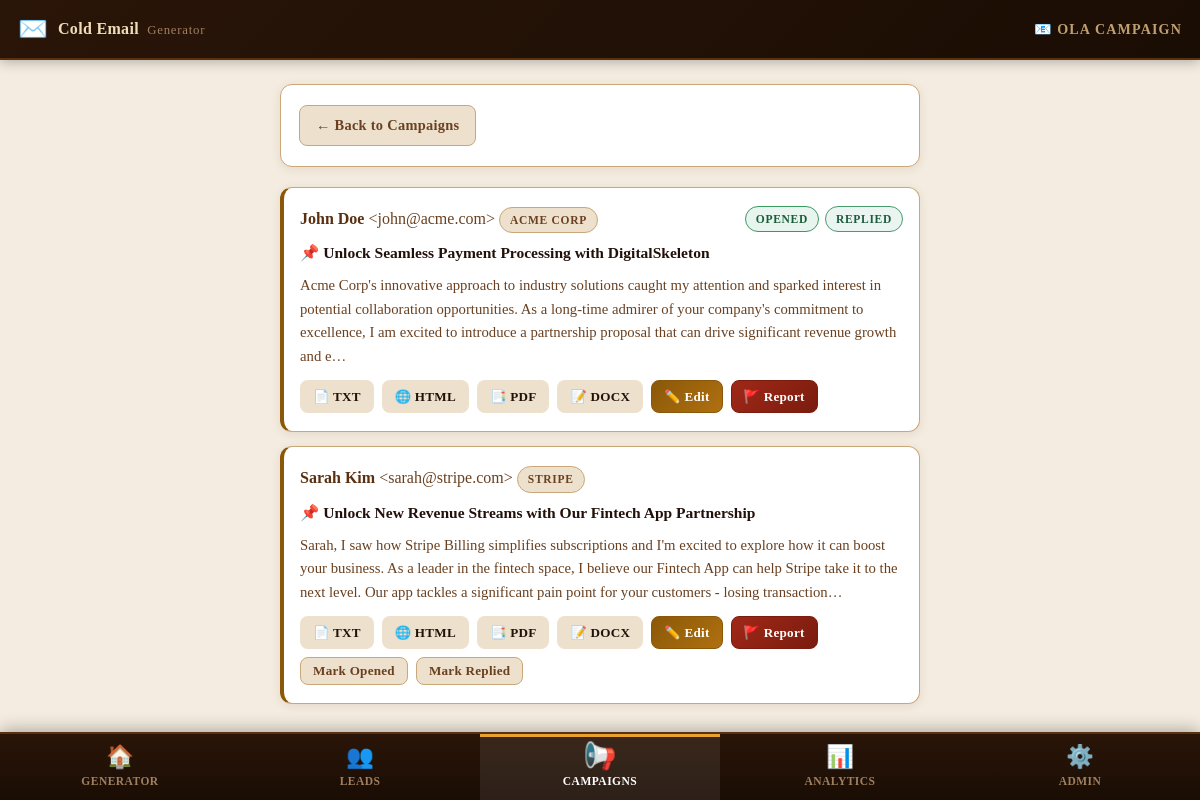
Page /campaigns/1/emails on the earlier database version.
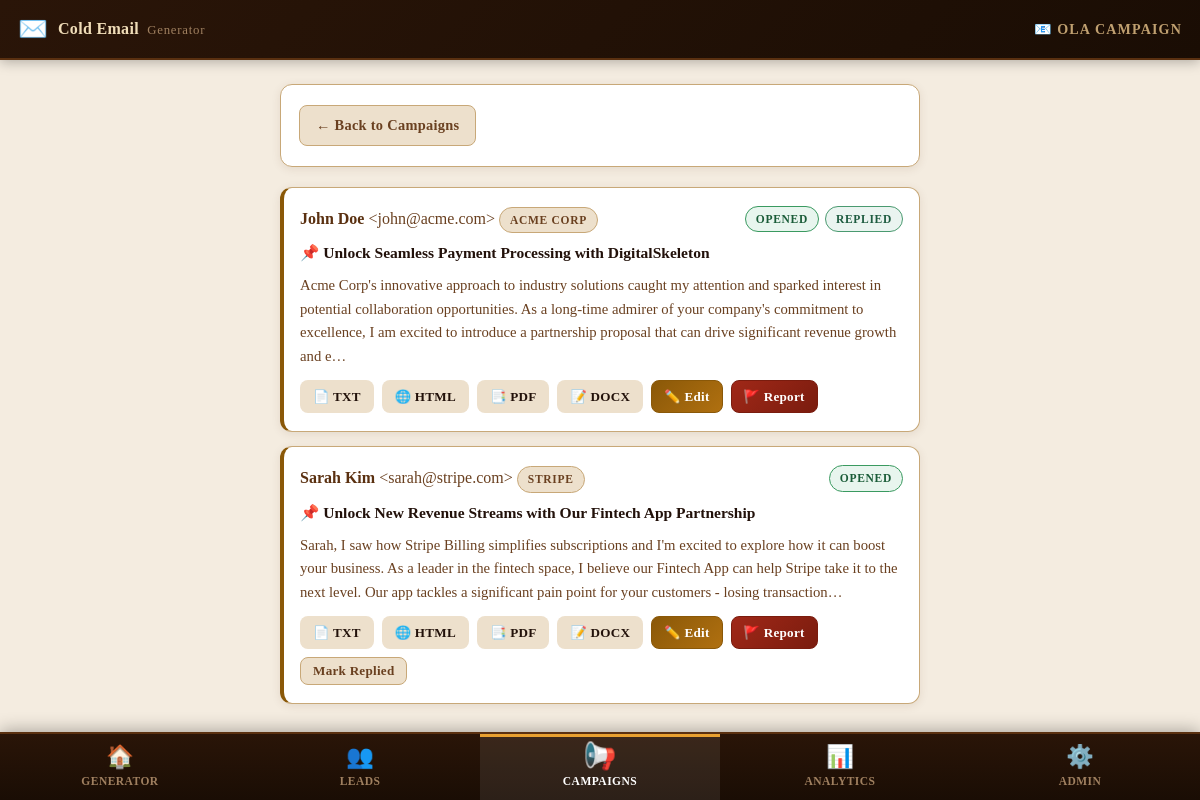
Same page on the later database version.
### tables this page shows
CREATE TABLE emails (
            id          INTEGER PRIMARY KEY AUTOINCREMENT,
            campaign_id INTEGER REFERENCES campaigns(id),
            lead_id     INTEGER REFERENCES leads(id),
            subject     TEXT,
            body        TEXT,
            opened      INTEGER DEFAULT 0,
            replied     INTEGER DEFAULT 0,
            created_at  DATETIME DEFAULT CURRENT_TIMESTAMP
        );

CREATE TABLE leads (
            id       INTEGER PRIMARY KEY AUTOINCREMENT,
            name     TEXT,
            email    TEXT UNIQUE,
            company  TEXT,
            website  TEXT,
            created_at DATETIME DEFAULT CURRENT_TIMESTAMP
        );

### app.py (the view)
@app.route('/campaigns/<int:campaign_id>/emails')
def campaign_emails(campaign_id):
    db = get_db()
    campaign = db.execute('SELECT * FROM campaigns WHERE id = ?', (campaign_id,)).fetchone()
    if not campaign:
        flash('Campaign not found.', 'error')
        return redirect(url_for('campaigns'))
    emails = db.execute(
        'SELECT e.*, l.name as lead_name, l.email as lead_email, l.company '
        'FROM emails e LEFT JOIN leads l ON e.lead_id = l.id '
        'WHERE e.campaign_id = ? ORDER BY e.created_at DESC',
        (campaign_id,)
    ).fetchall()
    return render_template('campaign_emails.html', campaign=campaign, emails=emails)

### models/db.py (called while the page is built)
def get_db():
    if 'db' not in g:
        g.db = sqlite3.connect(
            config.DATABASE_PATH,
            detect_types=sqlite3.PARSE_DECLTYPES
        )
        g.db.row_factory = sqlite3.Row
        g.db.execute('PRAGMA journal_mode=WAL')
        g.db.execute('PRAGMA foreign_keys=ON')
    return g.db

### templates/campaign_emails.html (shortened to what this page needs)
{% extends "base.html" %}
{% block page_title %}📧 {{ campaign.name }}{% endblock %}
{% block content %}
<div class="card mb-4">
  <a href="/campaigns" class="btn btn-secondary btn-sm">← Back to Campaigns</a>
</div>
{% if emails %}
<div class="email-list">
  {% for email in emails %}
  <div class="email-card card">
    <div class="email-card-header">
      <div>
        <strong>{{ email.lead_name or 'Unknown' }}</strong>
        {% if email.lead_email %}<span class="text-muted">&lt;{{ email.lead_email }}&gt;</span>{% endif %}
        {% if email.company %}<span class="badge badge-neutral">{{ email.company }}</span>{% endif %}
      </div>
      <div class="email-status">
        {% if email.opened %}<span class="badge badge-success">Opened</span>{% endif %}
        {% if email.replied %}<span class="badge badge-primary">Replied</span>{% endif %}
      </div>
    </div>
    <div class="email-subject" id="email-subject-{{ email.id }}">📌 {{ email.subject }}</div>
    <div class="email-body-preview" id="email-body-preview-{{ email.id }}">{{ email.body[:300] }}{% if email.body|length > 300 %}…{% endif %}</div>
    <div class="email-actions">
      <a href="/export/{{ email.id }}/txt"  class="btn btn-xs">📄 TXT</a>
      <a href="/export/{{ email.id }}/html" class="btn btn-xs">🌐 HTML</a>
      <a href="/export/{{ email.id }}/pdf"  class="btn btn-xs">📑 PDF</a>
      <a href="/export/{{ email.id }}/docx" class="btn btn-xs">📝 DOCX</a>
      <button class="btn btn-xs btn-edit" onclick="openEditModal({{ email.id }})">✏️ Edit</button>
      <button class="btn btn-xs btn-report" data-id="{{ email.id }}" onclick="openReportModal({{ email.id }})">🚩 Report</button>
      {% if not email.opened %}
      <button class="btn btn-xs btn-secondary" onclick="markOpened({{ email.id }}, this)">Mark Opened</button>
      {% endif %}
      {% if not email.replied %}
      <button class="btn btn-xs btn-secondary" onclick="markReplied({{ email.id }}, this)">Mark Replied</button>
      {% endif %}
    </div>
  </div>
  {% endfor %}
</div>
{% else %}
<div class="card empty-state">
  <p>No emails generated yet. Go back and run the campaign.</p>
</div>
{% endif %}
{% endblock %}

Differences in the rows shown:
changed emails "Unlock New Revenue Streams with Our Fintech App Partnership": opened "Mark Opened" → "OPENED"
